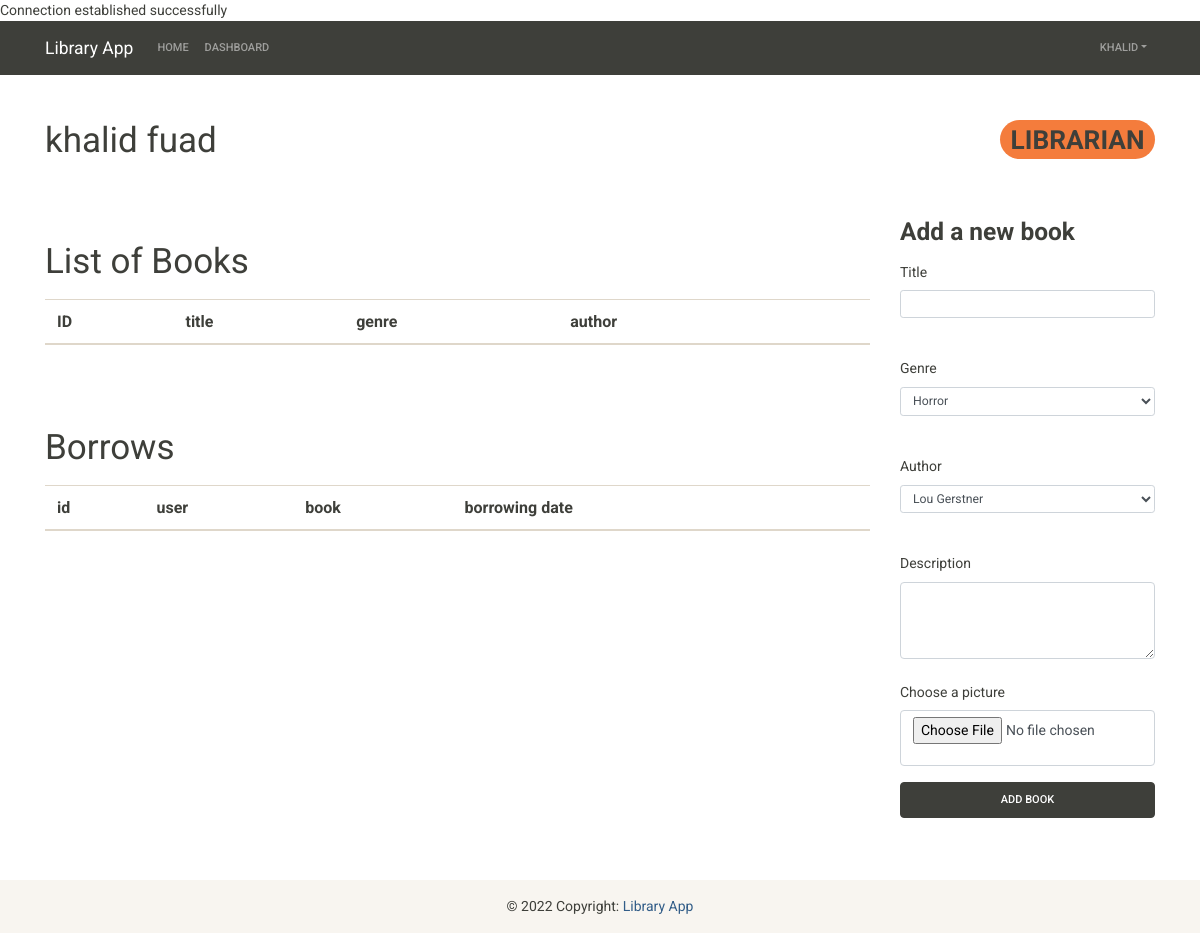
The page /librarian-dashboard.php (signed in) on the database as committed earlier.
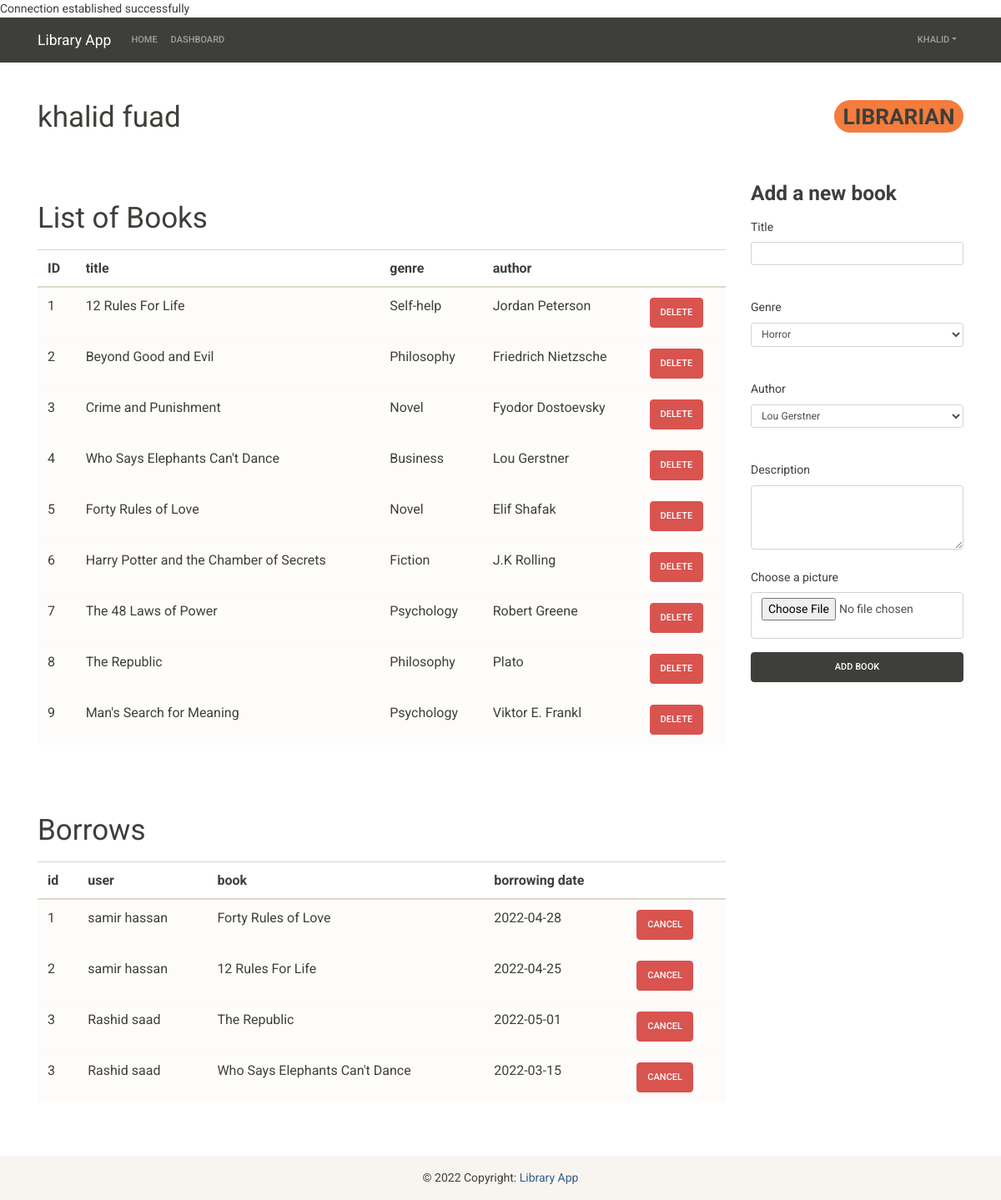
The same page on the database as committed later.
### tables this page shows
CREATE TABLE `book` (
  `id` int(11) NOT NULL,
  `title` varchar(255) NOT NULL,
  `author_id` int(11) NOT NULL,
  `genre_id` int(11) NOT NULL,
  `image_url` varchar(255) NOT NULL,
  `description` varchar(255) DEFAULT NULL
);

CREATE TABLE `genre` (
  `id` int(11) NOT NULL,
  `name` varchar(255) NOT NULL
);

CREATE TABLE `author` (
  `id` int(11) NOT NULL,
  `name` varchar(255) NOT NULL,
  `wiki_page` varchar(255) DEFAULT NULL
);

CREATE TABLE `borrowing` (
  `id` int(11) NOT NULL,
  `user_id` int(11) NOT NULL,
  `book_id` int(11) NOT NULL,
  `date` datetime NOT NULL
);

CREATE TABLE `user` (
  `id` int(11) NOT NULL,
  `role_id` int(11) NOT NULL,
  `status` int(11) NOT NULL,
  `email` varchar(255) NOT NULL,
  `password` varchar(255) NOT NULL,
  `fname` varchar(255) NOT NULL,
  `lname` varchar(255) NOT NULL
);

### librarian-dashboard.php (the view, shortened to what the changed rows need)
<?php
  require_once "connection.php";
?>
<!DOCTYPE html>
<html lang="en">
<head>
    <link rel="stylesheet" href="https://bootswatch.com/4/sandstone/bootstrap.min.css">
</head>
<body>
<div class="container mb-5" style="min-height: 82vh;">
  <br>
  <h1 class="mt-4 d-flex justify-content-between"><?php echo $_SESSION['fname'] . ' ' . $_SESSION['lname'] ?>
    <span class="lm-5 mb-2 lg-sm badge rounded-pill bg-warning">LIBRARIAN</span>
  </h1>
  <br>
  <br>
  <div class="row">
      <div class="col-9">
      <h1 class="mt-4 mb-3">List of Books</h1>
      <form>
        <table id="booksTable" class="table table-hover">
          <thead>
            <tr class="header">
              <th scope="col">ID</th>
              <th scope="col">title</th>
              <th scope="col">genre</th>
              <th scope="col">author</th>
              <th scope="col"> </th>
            </tr>
          </thead>
          <tbody class="items">
          <?php
          $sql_query = "SELECT * FROM book";
          $result = mysqli_query($link, $sql_query);
          if ($result->num_rows > 0) {
            while($row = $result->fetch_assoc()) {
              $author_name_query = "SELECT * FROM author WHERE id='{$row["author_id"]}'";
              $author_name_result = mysqli_query($link, $author_name_query);
              $author_name = mysqli_fetch_array($author_name_result);
              $genre_name_query = "SELECT * FROM genre WHERE id='{$row["genre_id"]}'";
              $genre_name_result = mysqli_query($link, $genre_name_query);
              $genre_name = mysqli_fetch_array($genre_name_result);
              ?>
              <tr class="table-light">
                <td class="row-data">
                <?php echo htmlspecialchars($row["id"]); ?>
                </td>
                <td class="row-data" id="title"><?php echo $row["title"] ?></td>
                <td class="row-data"><?php echo $genre_name["name"] ?></td>
                <td class="row-data"><?php echo $author_name["name"] ?></td>
                <td><button id="deleteBtn" type="button" class="btnDelete btn btn-danger">Delete</button></td>
              </tr>
            <?php } ?>
          <?php } ?>
          </tbody>
        </table>
      </form>
        <br>
        <br>
        <h1 class="mb-3 mt-4">Borrows</h1>
        <table class="table table-hover" id="borrowTable">
          <thead>
            <tr class="header">
              <th scope="col">id</th>
              <th scope="col">user</th>
              <th scope="col">book</th>
              <th scope="col">borrowing date</th>
              <th scope="col"> </th>
            </tr>
          </thead>
          <tbody class="items">
          <?php
            $borrowing_query = "SELECT * FROM borrowing";
            $borrowing_query_result = mysqli_query($link, $borrowing_query);
            if ($borrowing_query_result->num_rows > 0) {
              while($borrowing_result = $borrowing_query_result->fetch_assoc()) {
                $books_query = "SELECT * FROM book WHERE id='{$borrowing_result["book_id"]}'";
                $books_query_result = mysqli_query($link, $books_query);
                $books_result = mysqli_fetch_array($books_query_result);
                $users_query = "SELECT * FROM user WHERE id='{$borrowing_result["user_id"]}'";
                $users_query_result = mysqli_query($link, $users_query);
                $users_result = mysqli_fetch_array($users_query_result);
          ?>
                <tr class="table-light" id="">
                  <td class="title row-data" id="<?php echo $borrowing_result["id"] ?>"><?php echo $borrowing_result["id"] ?></td>
                  <td class="lang row-data"><?php echo $users_result["fname"]. ' ' .$users_result["lname"] ?></td>
                  <td class="subject row-data"><?php echo $books_result["title"] ?></td>
                  <td class="subject row-data"><?php echo date('Y-m-d', strtotime($borrowing_result["date"])) ?></td>
                  <td><button type="button"
                    class="btnCancel btn btn-danger">cancel</button></td>
                </tr>
            <?php } ?>
          <?php } ?>
          </tbody>
        </table>
      </div>
  </div>
</div>
</body>
</html>

Rows that differ between the two databases and show on the page:
added book: id "1", title "12 Rules For Life", genre.name "Self-help", author.name "Jordan Peterson"
added book: id "2", title "Beyond Good and Evil", genre.name "Philosophy", author.name "Friedrich Nietzsche"
added book: id "3", title "Crime and Punishment", genre.name "Novel", author.name "Fyodor Dostoevsky"
added book: id "4", title "Who Says Elephants Can't Dance", genre.name "Business", author.name "Lou Gerstner"
added book: id "5", title "Forty Rules of Love", genre.name "Novel", author.name "Elif Shafak"
added book: id "6", title "Harry Potter and the Chamber of Secrets", genre.name "Fiction", author.name "J.K Rolling"
added book: id "7", title "The 48 Laws of Power", genre.name "Psychology", author.name "Robert Greene"
added book: id "8", title "The Republic", genre.name "Philosophy", author.name "Plato"
added book: id "9", title "Man's Search for Meaning", genre.name "Psychology", author.name "Viktor E. Frankl"
added borrowing: id "1", user.fname "samir", user.lname "hassan", book.title "Forty Rules of Love", date "2022-04-28"
added borrowing: id "2", user.fname "samir", user.lname "hassan", book.title "12 Rules For Life", date "2022-04-25"
added borrowing: id "3", user.fname "Rashid", user.lname "saad", book.title "The Republic", date "2022-05-01"
added borrowing: id "3", user.fname "Rashid", user.lname "saad", book.title "Who Says Elephants Can't Dance", date "2022-03-15"
